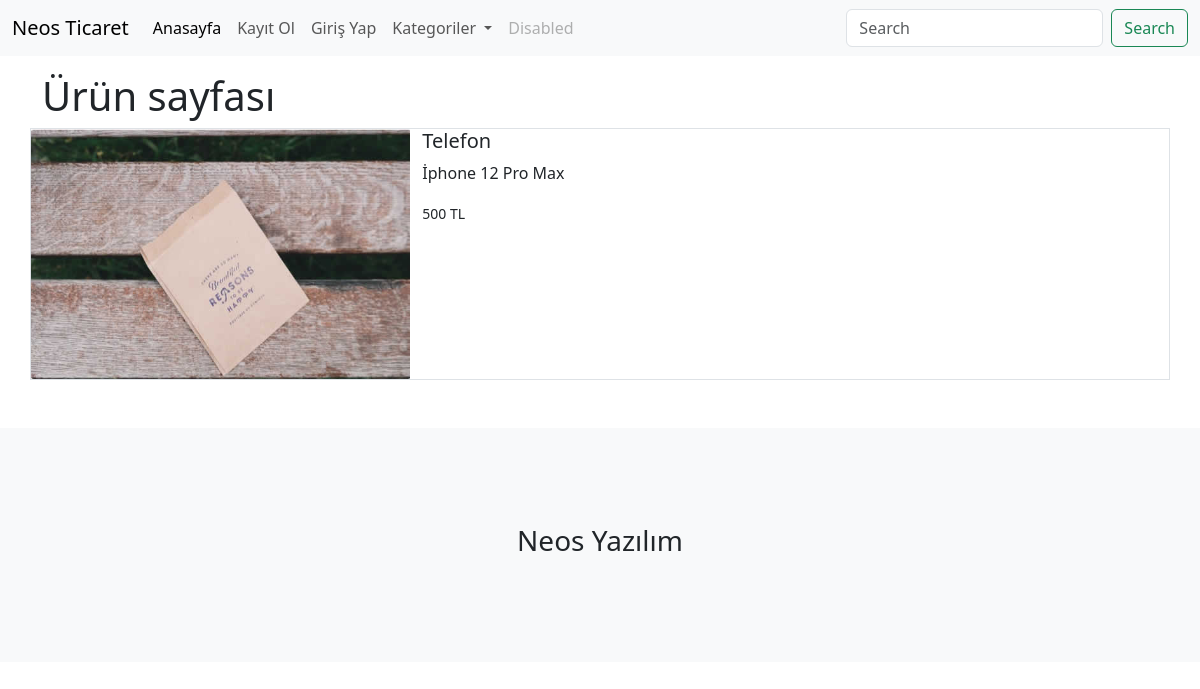
Screenshot of /urun/1 with the database file from the repository.
### urunler/models.py (models this page shows, shortened)
class Urun(models.Model):
    olusturan = models.ForeignKey(User, on_delete=models.CASCADE, null=True)
    kategori = models.ForeignKey(Kategori,on_delete=models.CASCADE, null=True, blank=True)
    alt = models.ManyToManyField(AltKategori)
    seri = models.OneToOneField(SeriNo, on_delete=models.SET_NULL, null=True, blank=True)
    isim = models.CharField(max_length=100) # text inputu
    aciklama = models.TextField(max_length = 500) # textarea
    fiyat = models.IntegerField() # number inputu
    resim = models.FileField(upload_to='urunler/', null=True)

### urunler/views.py (the view)
# urls.py: path('urun/<int:urunId>', urun, name='urun'),
def urun(request, urunId):
    urunum = Urun.objects.get(id = urunId)
    context = {
        'urun':urunum
    }
    return render(request, 'urun.html', context)

### urunler/templates/urun.html
{% extends "index.html" %}
{% load static %}
{% block content %}
    <div class="container mt-3">
      <h1>Ürün sayfası</h1>
        <div class="row border">
            <div class="col-4 p-0">
                <img src="{{urun.resim.url}}" width="100%" height="250" alt="">
            </div>
            <div class="col-8">
                <h5>{{urun.isim}}</h5>
                <p>{{urun.aciklama}}</p>
                <small>{{urun.fiyat}} TL</small>
            </div>
        </div>
    </div>
{% endblock content %}

### rows the page displays
Urun: resim (picture), isim "Telefon", aciklama "İphone 12 Pro Max", fiyat "500"
